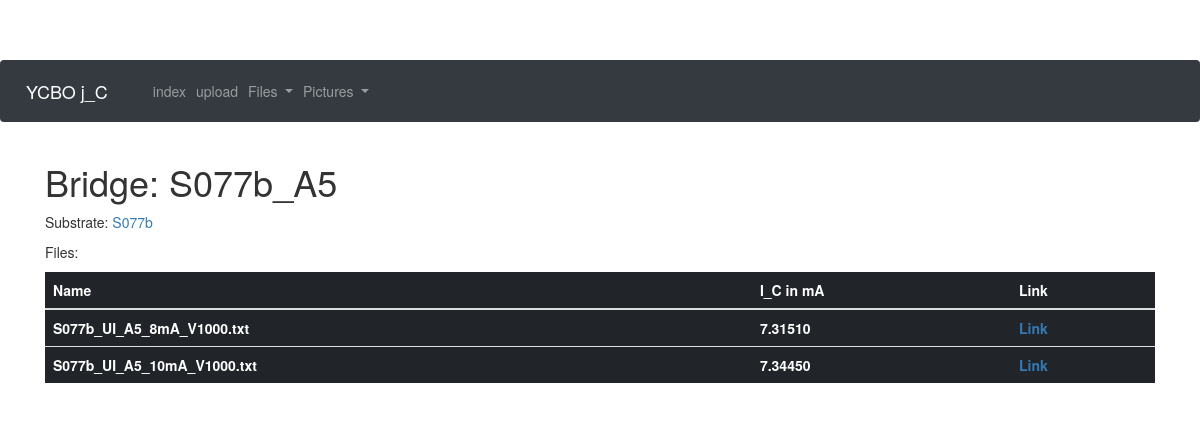
/bridge/S077b_A5, run on the app's committed database.
### app/models.py (models this page shows, shortened)
class Bridge(db.Model):
    id = db.Column(db.Integer, primary_key = True)
    substrate_id = db.Column(db.Integer, db.ForeignKey("substrate.id"))
    bridgename = db.Column(db.String(32))
    j_C = db.Column(db.Float)
    res = db.Column(db.Float)
    bridgewitdh = db.Column(db.Float)
    documents = db.relationship("Document", backref = "bridge", lazy = "dynamic")
    pictures = db.relationship("Picture", backref = "bridge", lazy = "dynamic")

class Substrate(db.Model):
    id = db.Column(db.Integer, primary_key = True)
    substratename = db.Column(db.String(32))
    Au_layer = db.Column(db.Integer)
    YBCO_layer = db.Column(db.Integer)
    bridges = db.relationship("Bridge", backref = "substrate", lazy="dynamic")

class Document(db.Model):
    id = db.Column(db.Integer, primary_key = True)
    bridge_id = db.Column(db.Integer, db.ForeignKey("bridge.id"))
    filename = db.Column(db.String(64))
    remove_offset = db.Column(db.Boolean,default=False)
    remove_ohm = db.Column(db.Boolean,default=False)
    amplification = db.Column(db.Integer, default = 1000)
    j_C = db.Column(db.Float)
    res = db.Column(db.Float)
    res_border = db.Column(db.Float)

### app/routes.py (the view)
@app.route("/bridge/<bridgename>")
def bridge(bridgename):
    bridge = Bridge.query.filter_by(bridgename=bridgename).first_or_404()
    return render_template("bridge.html",bridge=bridge)

### app/templates/bridge.html
{% extends "base.html" %}
{% block content %}
<h1>Bridge: {{bridge.bridgename}}</h1>
<p>Substrate: <a href="{{url_for('substrate',substratename=bridge.substrate.substratename)}}">{{bridge.substrate.substratename}}</a></p>
<p>Files:<p>
<table class="table table-dark">
  <thead>
    <tr>
      <th scope="col">Name</th>
      <th scope="col">I_C in mA</th>
      <th scope="col">Link</th>
    </tr>
  </thead>
  <tbody>
    {% for file in bridge.documents.all() %}
    <tr>
      <th scope="row">{{ file.filename }}</th>
      <th>{% if file.j_C %}{{ "%.5f"%file.j_C }}{% else %}Unknown{% endif %}</th>
      <th><a href="{{url_for('file', filename = file.filename) }}">Link</a></th>
    </tr>
    {% endfor %}
  </tbody>
</table>
{% endblock %}

### app/templates/base.html (style rules this page uses)
body { padding-top: 60px; }

### data on the page
Bridge: bridgename "S077b_A5"
Substrate: substrate.substratename "S077b"
Document: filename "S077b_UI_A5_8mA_V1000.txt", j_C "7.31510"
Document: filename "S077b_UI_A5_10mA_V1000.txt", j_C "7.34450"
